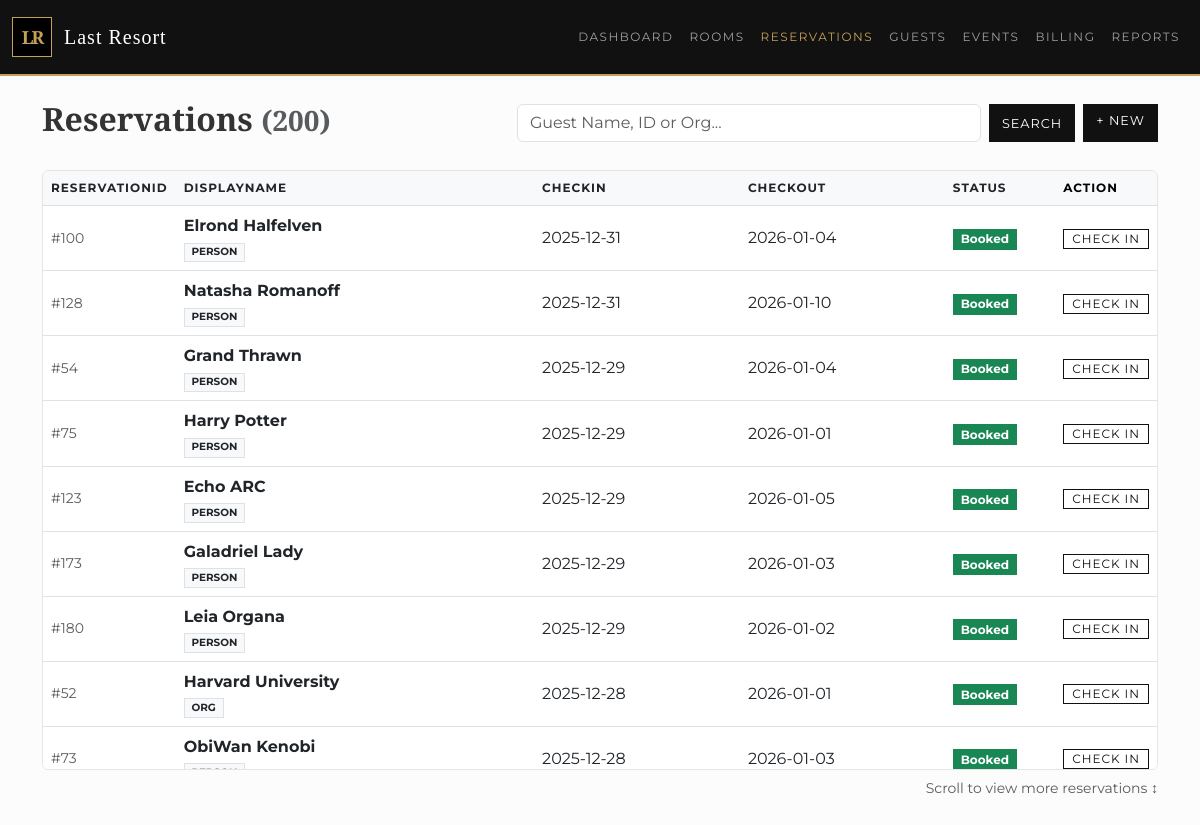
The app's page /reservations with its own data.
### tables this page shows
CREATE TABLE reservation (
    resvId INTEGER PRIMARY KEY,
    partyId INTEGER, 
    dateCreated DATETIME DEFAULT CURRENT_TIMESTAMP,
    startDate DATE,
    roomId INTEGER,
    endDate DATE,
    status TEXT, 
    FOREIGN KEY(partyId) REFERENCES party(partyId),
    FOREIGN KEY(roomId) REFERENCES room(roomId)
);

### app.py (the view)
@app.route('/reservations')
def reservations():
    db = get_db()
    search_query = request.args.get('search', '')
    sort = request.args.get('sort', 'startDate')   # 默认按开始日期排序
    direction = request.args.get('direction', request.args.get('order', 'desc')).lower()
    allowed_sort_cols = {
        "resvId": "r.resvId",
        "startDate": "r.startDate",
        "endDate": "r.endDate",
        "status": "r.status",
        "displayName": "displayName"
    }
    sort_col = allowed_sort_cols.get(sort, "r.startDate")
    direction = "ASC" if direction == "asc" else "DESC"
    sql = f"""
        SELECT
            r.resvId, r.startDate, r.endDate, r.status,
            COALESCE(pe.firstName || ' ' || pe.lastName, o.orgName) as displayName,
            CASE WHEN pe.partyId IS NOT NULL THEN 'Person' ELSE 'Org' END as partyType
        FROM reservation r
        JOIN party p ON r.partyId = p.partyId
        LEFT JOIN person pe ON p.partyId = pe.partyId
        LEFT JOIN organization o ON p.partyId = o.partyId
        WHERE 1=1
    """
    params = []
    if search_query:
        sql += " AND (pe.firstName LIKE ? OR pe.lastName LIKE ? OR o.orgName LIKE ?)"
        s = f'%{search_query}%'
        params.extend([s, s, s])
    sql += f" ORDER BY {sort_col} {direction}"
    reservations = db.execute(sql, params).fetchall()
    return render_template(
        'reservations.html',
        reservations=reservations,
        active_page='reservations'
    )

### app.py (called while the page is built)
def get_db():
    db = getattr(g, '_database', None)
    if db is None:
        db = g._database = sqlite3.connect(DATABASE)
        db.row_factory = sqlite3.Row
    return db

@app.teardown_appcontext
def close_connection(exception):
    db = getattr(g, '_database', None)
    if db is not None:
        db.close()

### templates/reservations.html
{% from "_components/sortable.html" import sortable %}
{% extends "base.html" %}
{% block content %}
<div class="row align-items-center mb-4">
    <div class="col-md-5">
        <h2>Reservations <small class="text-muted">({{ reservations|length }})</small></h2>
    </div>
    <div class="col-md-7">
        <div class="d-flex gap-2 justify-content-end">
            <form action="/reservations" method="get" class="d-flex gap-2 flex-grow-1 justify-content-end">
                <input type="text" name="search" class="form-control" placeholder="Guest Name, ID or Org..." value="{{ request.args.get('search', '') }}">
                <button type="submit" class="btn btn-primary">Search</button>
            </form>
            <a href="/reservations/new" class="btn btn-primary text-nowrap">+ New</a>
        </div>
    </div>
</div>
<div class="table-scroll-container card">
    <table class="table table-hover align-middle mb-0">
        <thead class="table-light">
            <tr>
                <th class="text-nowrap" style="width: 1%;">
                    {{ sortable("ID", "reservationId") }}
                </th>
                <th>
                    {{ sortable("Guest / Party", "displayName") }}
                </th>
                <th class="text-nowrap">
                    {{ sortable("Check In", "checkIn") }}
                </th>
                <th class="text-nowrap">
                    {{ sortable("Check Out", "checkOut") }}
                </th>
                <th class="text-nowrap" style="width: 1%;">
                    {{ sortable("Status", "status") }}
                </th>
                <th class="text-nowrap" style="width: 1%;">
                    Action
                </th>
            </tr>
        </thead>
        <tbody>
            {% for r in reservations %}
            <tr>
                <td class="text-nowrap text-muted small">#{{ r.resvId }}</td>
                <td>
                    <strong>{{ r.displayName }}</strong>
                    <br>
                    <span class="badge bg-light text-dark border rounded-0 text-uppercase" style="font-size: 0.65rem;">{{ r.partyType }}</span>
                </td>
                <td class="text-nowrap">{{ r.startDate }}</td>
                <td class="text-nowrap">{{ r.endDate }}</td>
                <td class="text-nowrap">
                    <span class="badge rounded-0 {% if r.status == 'CheckedIn' %}bg-primary{% elif r.status == 'Booked' %}bg-success{% else %}bg-secondary{% endif %}">
                        {{ r.status }}
                    </span>
                </td>
                <td class="text-nowrap">
                    {% if r.status == 'Booked' %}
                    <a href="/checkin/{{ r.resvId }}" class="btn btn-sm btn-outline-dark rounded-0 py-0" style="font-size: 0.75rem;">Check In</a>
                    {% endif %}
                </td>
            </tr>
            {% else %}
            <tr><td colspan="6" class="text-center p-3 text-muted">No reservations found.</td></tr>
            {% endfor %}
        </tbody>
    </table>
</div>
<div class="mt-2 text-muted small text-end">Scroll to view more reservations ↕</div>
{% endblock %}

### static/css/style.css (style rules this page uses)
:root { --primary-black: #111; --primary-gold: #c5a059; --text-dark: #333; --table-header-grey: #f8f9fa; --border-color: #e5e5e5; --status-clean: #27ae60; --status-occupied: #f39c12; --status-dirty: #c0392b; }
body { font-family: 'Montserrat', sans-serif; background-color: #fcfcfc; color: var(--text-dark); }
h1, h2, h3, h4, h5, h6 { font-family: 'Cinzel', serif; font-weight: 600; }
.table-custom thead, .table-hover thead { background-color: var(--table-header-grey); color: var(--primary-black); font-family: 'Montserrat', sans-serif; font-size: 0.75rem; text-transform: uppercase; letter-spacing: 1px; }
.table-scroll-container { max-height: 600px; overflow-y: auto; overflow-x: auto; border: 1px solid var(--border-color); background: white; }
.table-scroll-container table { min-width: 100%; white-space: nowrap; }
.table-scroll-container thead th { position: sticky; top: 0; background-color: var(--table-header-grey); z-index: 20; box-shadow: 0 2px 2px -1px rgba(0,0,0,0.1); border-top: none; }
.btn { border-radius: 0 !important; text-transform: uppercase; font-family: 'Montserrat', sans-serif; letter-spacing: 1px; font-size: 0.8rem; }
.btn-primary { background-color: var(--primary-black); border-color: var(--primary-black); color: white; }
.btn-outline-dark { border-color: var(--primary-black); color: var(--primary-black); }

### records on screen
reservation: resvId "100", displayName "Elrond Halfelven", partyType "PERSON", startDate "2025-12-31", endDate "2026-01-04", status "Booked"
reservation: resvId "128", displayName "Natasha Romanoff", partyType "PERSON", startDate "2025-12-31", endDate "2026-01-10", status "Booked"
reservation: resvId "54", displayName "Grand Thrawn", partyType "PERSON", startDate "2025-12-29", endDate "2026-01-04", status "Booked"
reservation: resvId "75", displayName "Harry Potter", partyType "PERSON", startDate "2025-12-29", endDate "2026-01-01", status "Booked"
reservation: resvId "123", displayName "Echo ARC", partyType "PERSON", startDate "2025-12-29", endDate "2026-01-05", status "Booked"
reservation: resvId "173", displayName "Galadriel Lady", partyType "PERSON", startDate "2025-12-29", endDate "2026-01-03", status "Booked"
reservation: resvId "180", displayName "Leia Organa", partyType "PERSON", startDate "2025-12-29", endDate "2026-01-02", status "Booked"
reservation: resvId "52", displayName "Harvard University", partyType "ORG", startDate "2025-12-28", endDate "2026-01-01", status "Booked"
reservation: resvId "73", displayName "ObiWan Kenobi", startDate "2025-12-28", endDate "2026-01-03", status "Booked"

### other values on screen
{{ reservations|length }} "200"
{{ label }} "RESERVATIONID DISPLAYNAME CHECKIN CHECKOUT STATUS"
